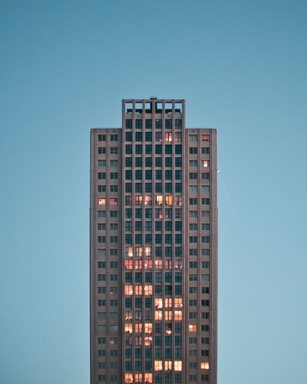
%> input picture building.jpeg, 307 x 384 px, shrunk from 1300 x 1626 before the run; the run also reads 1 picture not shown here
$ octave project1code.m   (GNU Octave 9; MATLAB toolbox functions it lacks are replaced by stand-ins)
%> lines starting %> are read from the running program, lines starting %| are printed output that depends on the picture; in (x1, y1, x2, y2) boxes, pixels count from 0 and x2, y2 are one past the last pixel; in counts of white or black regions, pixels touching at a corner belong together; the program's own positions count from 1
%% Project 1
% Selim Gilon - i 6192074

%% Question 1
%% 1.1.a

close all; clear all; clc
%x = imread('circlessmall.png');
x = imread('building.jpeg');
%> x is the input picture: size 384x307x3 uint8; mean R, G, B 111.7, 144.8, 160.7

%converts the colored image to a grayscale
xd = double(rgb2gray(x));
%get the size of the matrix = #pixels of the image
[height width] = size(xd);
%> height = 384; width = 307

%Sobel x kernel for vertical edge detection
kernelx = [-1 0 1;-2 0 2;-1 0 1];
%Sobel y kernel for horizontal edge detection
kernely = [-1 -2 -1;0 0 0;1 2 1];
%Sobel kernel for diagonal edge detection
kernelxy = [-2 -1 0; -1 0 1; 0 1 2];

y1 = imfilter(xd,kernelx);
y2 = imfilter(xd,kernely);
y12 = imfilter(xd,kernelxy);
% Y5 = y1+y2;

% figure; imshow(Y5/255);
figure;subplot(3,3,1);imshow(xd/255); title('original image');
subplot(3,3,2);imshow(y1/255); title('Sobel vertical edges (matrix input)');
subplot(3,3,3);imshow(y2/255); title('sobel horizontal edges (matrix input)');
subplot(3,3,4);imshow(y12/255); title('sobel diagonal edges(matrix input)');

%  figure;imshow(xd/255); title('original image');
%  figure;imshow(y1/255); title('Sobel vertical edges (matrix input)');
%  figure;imshow(y2/255); title('sobel horizontal edges (matrix input)');
%  figure;imshow(y12/255); title('sobel diagonal edges(matrix input)');


% using the edge detection Sobel from Matlab
y3 = edge(xd,'sobel');
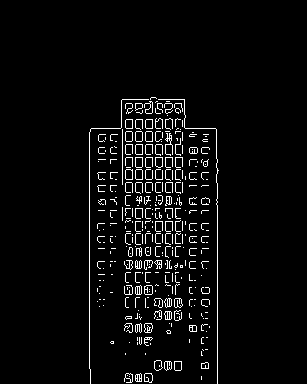
%> y3: size 384x307 logical; 4.2% white in thin lines or dots, all inside (x1, y1, x2, y2) = (89, 97, 219, 384)
subplot(3,3,5);imshow(y3); title('Sobel built-in filter');
% figure;imshow(y3); title('Sobel built-in filter');

%vertical manual edge detection
for i=2:(height-1)
    for j=2:(width-1)
        matrixv = xd(i-1:i+1,j-1:j+1) .* kernelx;
        s=sum(matrixv(:));
        xv(i-1, j-1)=s;
    end
end
% xv
 subplot(3,3,6);imshow(xv/255); title('Sobel manual vertical edges');
% figure; imshow(xv/255); title('Sobel manual vertical edges');

%horizontal manual edge detection
for i=2:(height-1)
    for j=2:(width-1)
        matrixh = xd(i-1:i+1,j-1:j+1) .* kernely;
        s=sum(matrixh(:));
        xh(i-1, j-1)=s;
    end
end
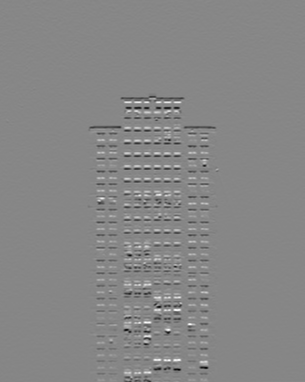
%> xh: size 382x305 double; min -683, max 610, mean 0; drawn with min black and max white
% xh
 subplot(3,3,7);imshow(xh/255); title('sobel manual horizontal edges');
% figure;imshow(xh/255); title('sobel manual horizontal edges');


%horizontal and vertical manual edge detection (square root of the sum of
%the squared)
for i=2:(height-1)
    for j=2:(width-1)
        matrix1 = xd(i-1:i+1,j-1:j+1) .* kernelx;
        matrix2 = xd(i-1:i+1,j-1:j+1) .* kernely;
        s1=sum(matrix1(:));
        s2=sum(matrix2(:));
        s = sqrt(s1^2 + s2^2);
        xb(i-1, j-1)=s;
    end
end
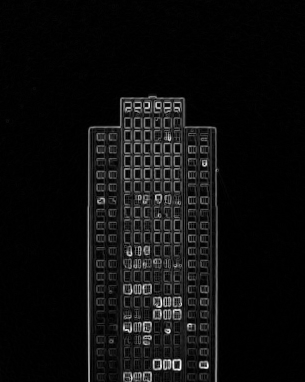
%> xb: size 382x305 double; min 0, max 722, mean 40.9; drawn with min black and max white
% xb
 subplot(3,3,8);imshow(xb/255); title('Sobel manual edges');
%figure;imshow(xb/255); title('Sobel manual diagonal edges');

%% 1.1.b
% Using the built in Canny filter
y4 = edge(xd,'canny');
%> y4: size 384x307 logical; 5.9% white in thin lines or dots, all inside (x1, y1, x2, y2) = (89, 97, 218, 383)
figure;imshow(y4); title('Canny built-in filter');

% [17 lines of commented-out code are left out]

%% 1.2
% 1.2.a
close all; clear all; clc
% x = imread('buildingbw.jpeg');
 x = imread('circlessmallbw.jpeg');
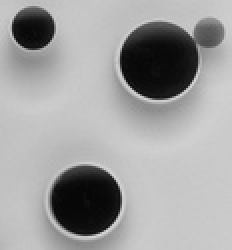
%> input picture circlessmallbw.jpeg, 116 x 125 px, shrunk from 490 x 528 before the run (shown 2 times larger)
%> x is the input picture: size 125x116 uint8; min 4, max 217, mean 160.2

% xnoisy = imnoise(x, 'salt & pepper', 0.0005);
xnoisy = imnoise(x, 'gaussian');
figure; subplot(2,2,1);imshow(xnoisy); title('noisy image');

% [9 lines of commented-out code are left out]
sobel_noisy = edge(xnoisy,'sobel');
%> sobel_noisy: size 125x116 logical; 2.1% white in thin lines or dots
subplot(2,2,2); imshow(sobel_noisy); title('sobel with noisy image')

% using laplacian
l = fspecial('laplacian');
lap_noisy = imfilter(xnoisy, l);
subplot(2,2,3);imshow(lap_noisy); title('Laplacian noisy image')

% 1.2.b
% using laplacian of gaussian
logl = edge(xnoisy,'log');
%> logl: size 125x116 logical; 6.4% white in thin lines or dots
subplot(2,2,4);imshow(logl); title('LoG with noisy image')

%% Question 2
%% 2.2.1
close all; clear all; clc
x = imread('buildingbw.jpeg');
% x = imread('circlesmallbw.png');

[height,width] = size(x);

% Try of manual cartesian to polar - didn't succeed
% for r=0:0.01:(height/2)
%   for q=0:0.01:(2*pi)
%
%   polarX = (r * cos(q)) + width/2;
%   polarY = (r * sin(q)) + height/2;
%
%    x = (1-q/2*pi)*width;
%
%       outputIndex = (x + r) * width
%       inputIndex = (polarX + polarY) * width;
%
%       out(outputIndex) = x(inputIndex);
%   end
% end
% figure; imshow(out)

% calculate the new coordinates
[xcoor,ycoor] = meshgrid((1:height), (1:width));
theta = atan2(ycoor,xcoor);
rho = hypot(xcoor,ycoor);
zerosm = zeros(size(theta));

% Tried with interp2 but I got a weird error
% vq = interp2(xcoo, ycoo,x,theta, rho);
% figure;subplot(1,2,1); imshow(x);
% subplot(1,2,2); surf(xcoo,ycoo,vq); view(2);

figure;subplot(1,2,1); imshow(x);
subplot(1,2,2); warp(theta,rho,zerosm, x); view(2);
%> (this line was passed over: warp is not available in this run)

%%
%% 2.2.3.1
close all; clear all; clc
x = imread('me.jpg');
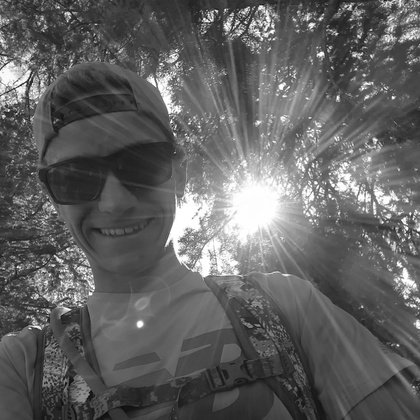
%> input picture me.jpg, 420 x 420 px, shrunk from 1780 x 1780 before the run
%> x is the input picture: size 420x420 uint8; min 9, max 255, mean 97.2
[height,width] = size(x);
%> height = 420; width = 420

for i=1:height
    for j=1:width
        offsetx = 0;
        offsety = (30*sin(2*pi*j/150));
        if offsety+i < width
            output(i,j) = x(mod(round((i+offsety),0),height)+1,j);
        else
            output(i,j) = 0;
        end
    end
end

figure;subplot(1,2,1); imshow(x);
subplot(1,2,2); imshow(output);
%%
%%  2.2.3.2
close all; clear all; clc
x = imread('me.jpg');
[height,width] = size(x);

for i=1:height
    for j=1:width
        offsetx = 100 * sin(2*pi*i/150);
        offsety = 100 * cos(2*pi*j/150);
        if offsety+i < height && offsetx+j < width
            output(i,j) = x(mod(round((i+offsety),0),height)+1, mod(round((j+offsetx),0),width)+1);
        else
            output(i,j) = 0;
        end
    end
end
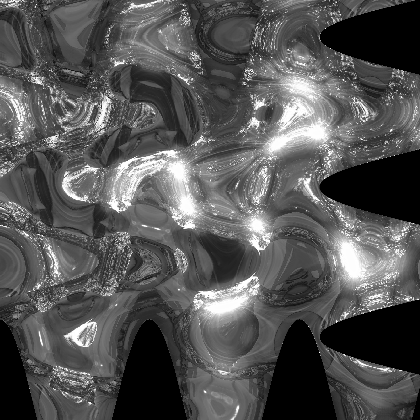
%> output: size 420x420 uint8; min 0, max 255, mean 84.6
figure;subplot(1,2,1); imshow(x);
subplot(1,2,2); imshow(output);
%% 2.2.3.3
close all; clear all; clc
x = imread('me.jpg');
[height,width] = size(x);

for i=1:height
    for j=1:width
        offsetx = round(200 * sin(10*pi*i/(10*width)),0);
        offsety = 0;
        if offsetx+j < width

            output(i,j) = x(i, mod(j+offsetx,width)+1);
        else
            output(i,j) = 0;
        end
    end
end
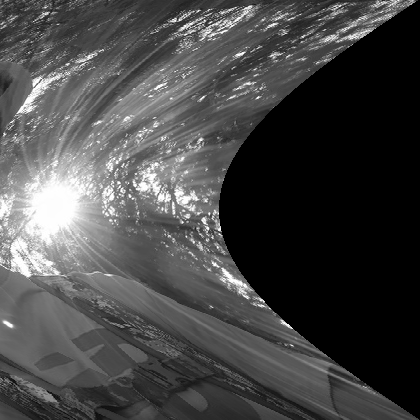
%> output: size 420x420 uint8; min 0, max 255, mean 70.7

figure;subplot(1,2,1); imshow(x);
subplot(1,2,2); imshow(output);
